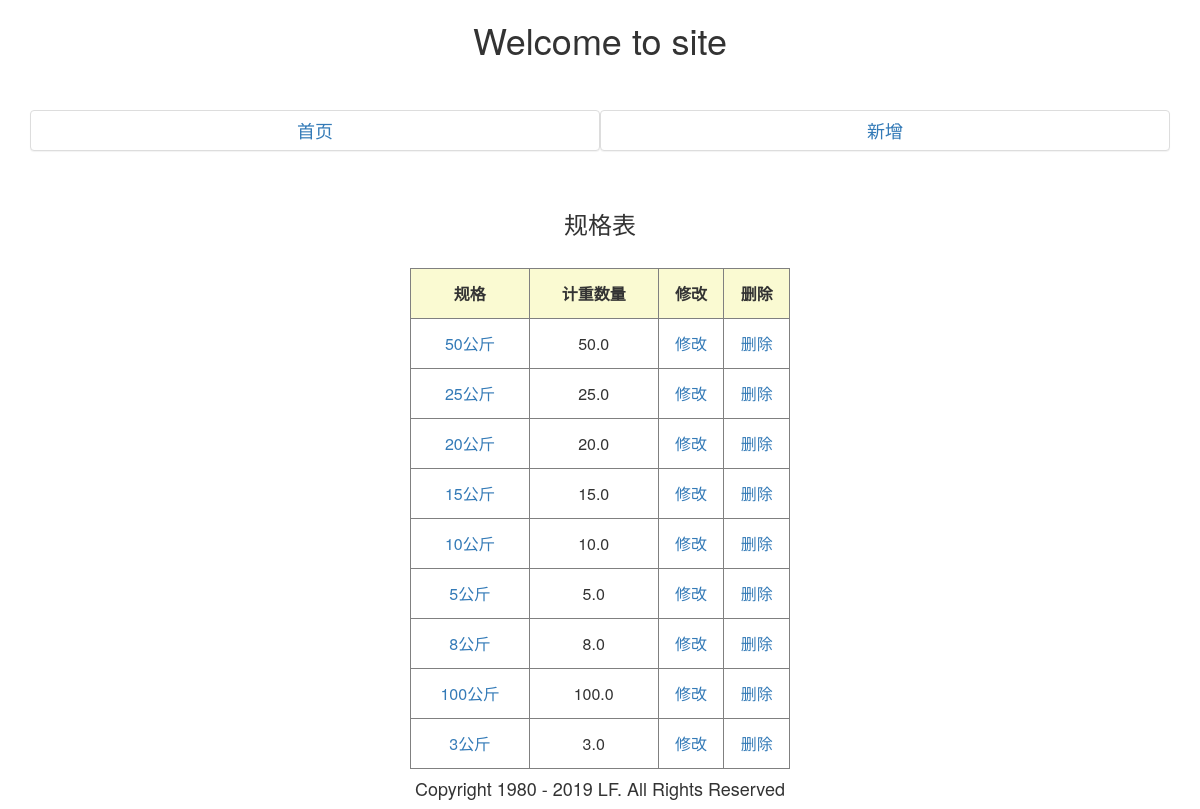
Screenshot of /guige/ with the database file from the repository.
### tongzhidan/models.py (models this page shows, shortened)
class Guige(models.Model):
    name = models.CharField('货物规格', max_length=50)
    value = models.FloatField('计量数值')
    class Meta:
        verbose_name = '货物规格表'
        verbose_name_plural = '货物规格表'

### tongzhidan/views.py (the view)
# urls.py: path('guige/', views.GuigeList.as_view(), name='guige_list'),
class GuigeList(ListView):
    model = Guige

### tongzhidan/templates/tongzhidan/guige_list.html (shortened to what this page needs)
{% extends 'base.html' %}
{% block body %}
<br>
    <br>
   <div class="container">
    <div class="col-lg-6 panel panel-default">
    <h4><a href="{% url 'list' %}">首页</a></h4>
    </div>
   <div class="col-lg-6 panel panel-default">
    <h4><a href="{% url 'guige_create' %}">新增</a></h4>
    </div>
   </div>
    <br>
    <h3>规格表</h3>
<br>
<div class="row">
    <div class="col-md-4 col-md-push-4">
    <table border="1">
    <th>规格</th>
    <th>计重数量</th>
    <th>修改</th>
    <th>删除</th>
        {% for object in object_list %}
        <tbody>
            <td><a href="{% url 'guige_detail' object.id %}">{{ object.name }}</a></td>
            <td>{{ object.value }}</td>
            <td><a href="{% url 'guige_update' object.id %}">修改</a></td>
            <td><a href="{% url 'guige_delete' object.id %}">删除</a></td>
        </tbody>
        {% endfor %}
    </table>
    </div></div>
{% endblock %}

### static/css/base.css (style rules this page uses)
h3 { text-align:center; }
h4 { text-align:center; }
table { width:100%; border:1px solid gray; font-size:12px }
th { height:50px; border:1px solid gray; vertical-align:middle !important; font-size:16px; text-align:center; background-color:lightgoldenrodyellow }
td { height:50px; border:1px solid gray; vertical-align:middle; text-align:center; font-size:16px; }

### rows the page displays
Guige: name "50公斤", value "50.0"
Guige: name "25公斤", value "25.0"
Guige: name "20公斤", value "20.0"
Guige: name "15公斤", value "15.0"
Guige: name "10公斤", value "10.0"
Guige: name "5公斤", value "5.0"
Guige: name "8公斤", value "8.0"
Guige: name "100公斤", value "100.0"
Guige: name "3公斤", value "3.0"
